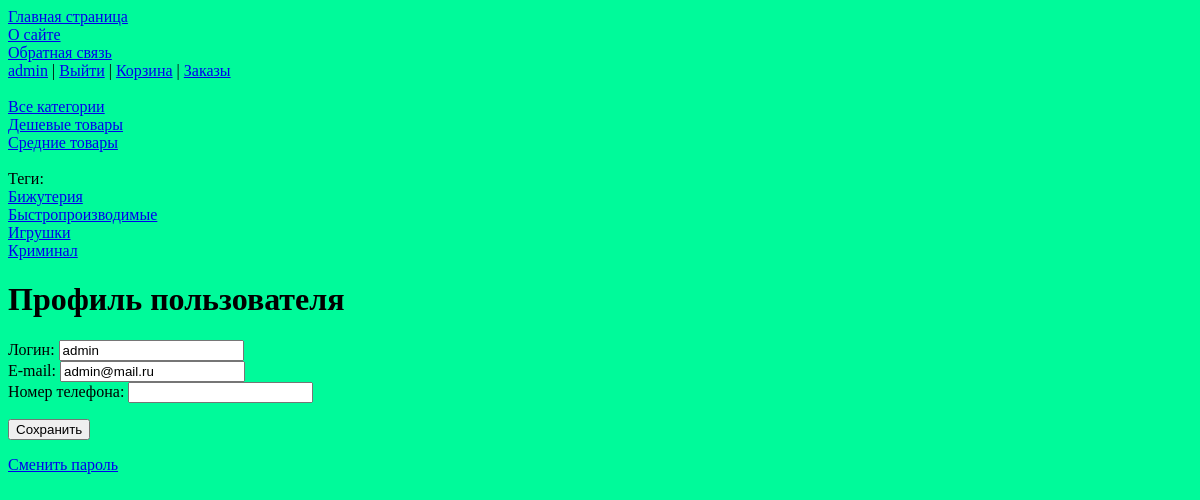
Page /users/profile/ (signed in) on the earlier database version.
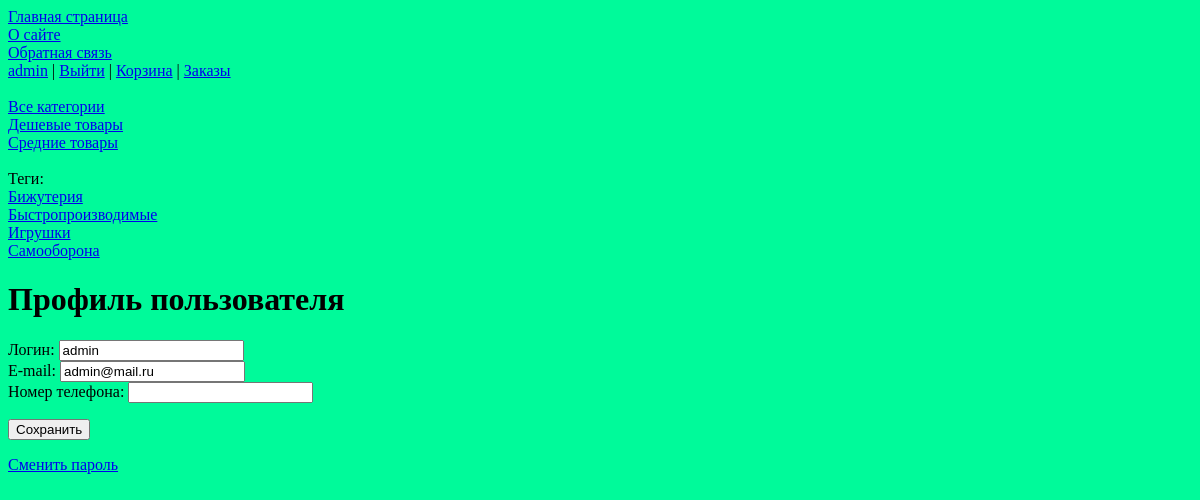
Same page on the later database version.
### users/models.py (models this page shows)
class User(AbstractUser):
    cart = models.ManyToManyField(Items, blank=True, related_name='cart', verbose_name="Корзина", through="Cart")
    phone_num = models.CharField(max_length=12, verbose_name="Номер телефона", blank=True, null=True)

### justsite/models.py (models this page shows, shortened)
class Category(models.Model):
    name = models.CharField(max_length=100, db_index=True, verbose_name="Категория")
    slug = models.SlugField(max_length=255, unique=True, db_index=True, verbose_name="Слаг")
    def get_absolute_url(self):
        return reverse('category', kwargs={'cat_slug': self.slug})
    class Meta:
        verbose_name = 'Категория'
        verbose_name_plural = 'Категории'

class TagItem(models.Model):
    tag = models.CharField(max_length=100, db_index=True, verbose_name="Тег")
    slug = models.SlugField(max_length=255, unique=True, db_index=True, verbose_name="Слаг")
    def get_absolute_url(self):
        return reverse('tag', kwargs={'tag_slug': self.slug})
    class Meta:
        verbose_name = 'Тег'
        verbose_name_plural = 'Теги'

### users/views.py (the view, shortened to what this page needs)
# urls.py: path('profile/', views.ProfileUser.as_view(), name='profile'),
class ProfileUser(LoginRequiredMixin, UpdateView):
    model = get_user_model()
    form_class = ProfileUserForm
    template_name = 'users/profile.html'
    extra_context = {'title': "Профиль пользователя"}
    def get_object(self, queryset=None):
        return self.request.user
    def get_form_kwargs(self):
        kwargs = super().get_form_kwargs()
        kwargs['user'] = self.request.user
        return kwargs

### users/forms.py (shortened to what this page needs)
class ProfileUserForm(forms.ModelForm):
    username = forms.CharField(label='Логин', widget=forms.TextInput(attrs={'class': 'form-input'}))
    email = forms.CharField(label='E-mail', widget=forms.TextInput(attrs={'class': 'form-input'}))
    phone_num = forms.CharField(label='Номер телефона', widget=forms.TextInput(attrs={'class': 'form-input'}))
    def __init__(self, *args, **kwargs):
        self.user = kwargs.pop('user', None)
        super(ProfileUserForm, self).__init__(*args, **kwargs)
    class Meta:
        model = get_user_model()
        fields = ['username', 'email', 'phone_num']
        labels = {
            'username': 'Логин',
            'email': 'E-mail',
            'phone_num': 'Номер телефона',
        }

### justsite/context_processors.py (called while the page is built)
def get_site_context(request):
    return {'mainmenu': menu}

### justsite/templatetags/pstags.py (called while the page is built)
@register.inclusion_tag('justsite/list_categories.html')
def show_categories(cat_selected_id=0):
    cats = Category.objects.annotate(total=Count("items")).filter(total__gt=0)
    return {"cats": cats, "cat_selected": cat_selected_id}

@register.inclusion_tag('justsite/list_tags.html')
def show_all_tags():
    return {"tags": TagItem.objects.annotate(total=Count("tags")).filter(total__gt=0)}

### users/templates/users/profile.html (shortened to what this page needs)
{% extends 'base.html' %}
{% block content %}
<h1>{{ title }}</h1>
<form method="post">
    {% for field in form %}
    <div><label for="{{ field.id_for_label }}">{{field.label}}: </label>{{ field }}</div>
    {% endfor %}
    <p ><button type="submit">Сохранить</button></p>
</form>
<div><a href="{% url 'users:password_change' %}">Сменить пароль</a></div>
{% endblock %}

### templates/base.html (shortened to what this page needs)
{% load static %}
{% load pstags %}
<html>
<head>
    <link type="text/css" href="{% static 'justsite/css/styles.css' %}" rel="stylesheet" />
</head>
<a href="{% url 'home' %}">Главная страница</a>
{% block mainmenu %}
{% for m in mainmenu %}
<div><a href="{% url m.url_name %}">{{m.title}}</a></div>
{% endfor %}
{% if user.is_authenticated %}
<div><a href="{% url 'users:profile' %}">{{user.username}}</a> | <a href="{% url 'users:logout' %}">Выйти</a> | <a href="{% url 'cart' %}">Корзина</a> | <a href="{% url 'orders' %}">Заказы</a></div>
{% else %}
<div><a href="{% url 'users:login' %}">Войти</a> | <a href="{% url 'users:register' %}">Регистрация</a>| <a href="{% url 'cart' %}">Корзина</a> | <a href="{% url 'orders' %}">Заказы</a></div>
{% endif %}
{% endblock mainmenu %}
<br>
{% if cat_selected == 0 %}
<div>Все категории</div>
{% else %}
<div><a href="{% url 'home' %}">Все категории</a></div>
{% endif %}
{% show_categories cat_selected %}
<br>
{% show_all_tags %}
<body>
{% block content %}
{% endblock %}
</body>
</html>

### justsite/templates/justsite/list_categories.html
{% for cat in cats %}
         {% if cat.id == cat_selected %}
                   <div>{{cat.name}}</div>
         {% else %}
                   <div><a href="{{ cat.get_absolute_url }}">{{cat.name}}</a></div>
         {% endif %}
{% endfor %}

### justsite/templates/justsite/list_tags.html
{% if tags %}
    Теги:
        {% for t in tags %}
        <div><a href="{{t.get_absolute_url}}">{{t.tag}}</a></div>
        {% endfor %}
{% endif %}

### justsite/static/justsite/css/styles.css (style rules this page uses)
body { background: mediumspringgreen; }

Differences in the rows shown:
changed TagItem: tag "Криминал" → "Самооборона"
